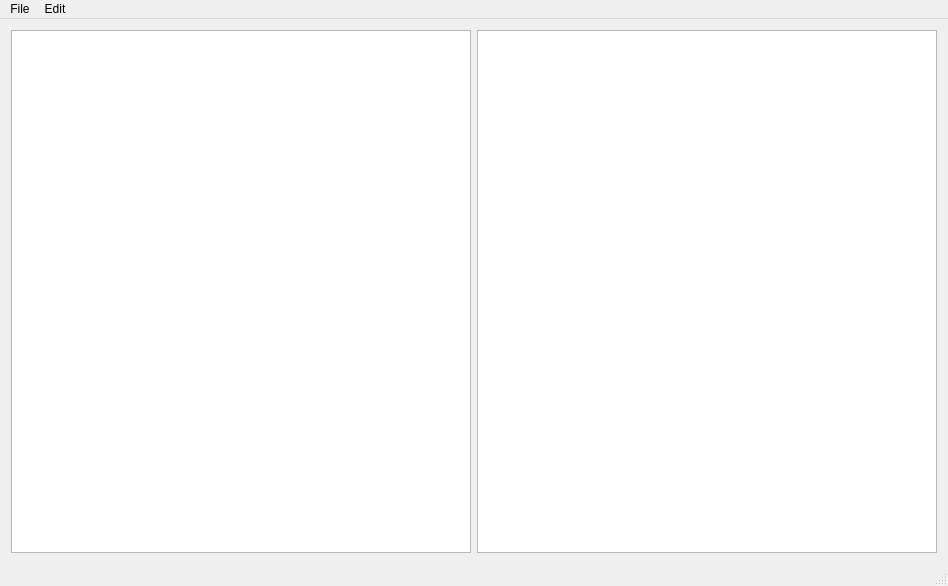
<?xml version="1.0" encoding="UTF-8"?>
<ui version="4.0">
 <class>MainWindow</class>
 <widget class="QMainWindow" name="MainWindow">
  <property name="geometry">
   <rect>
    <x>0</x>
    <y>0</y>
    <width>948</width>
    <height>586</height>
   </rect>
  </property>
  <property name="windowTitle">
   <string>Ison Notation v1.0</string>
  </property>
  <widget class="QWidget" name="centralWidget">
   <layout class="QHBoxLayout" name="horizontalLayout">
    <item>
     <layout class="QGridLayout" name="gridLayout">
      <property name="sizeConstraint">
       <enum>QLayout::SetNoConstraint</enum>
      </property>
      <item row="0" column="0">
       <widget class="QTextEdit" name="textEdit">
        <property name="font">
         <font>
          <pointsize>12</pointsize>
         </font>
        </property>
       </widget>
      </item>
      <item row="0" column="1">
       <widget class="QTextBrowser" name="textBrowser"/>
      </item>
     </layout>
    </item>
   </layout>
  </widget>
  <widget class="QMenuBar" name="menuBar">
   <property name="geometry">
    <rect>
     <x>0</x>
     <y>0</y>
     <width>948</width>
     <height>26</height>
    </rect>
   </property>
   <widget class="QMenu" name="menuIson_Notation">
    <property name="title">
     <string>File</string>
    </property>
    <widget class="QMenu" name="menuExport">
     <property name="title">
      <string>Export</string>
     </property>
     <addaction name="actionMIDI"/>
     <addaction name="actionODF"/>
     <addaction name="actionPDF"/>
    </widget>
    <addaction name="actionNew"/>
    <addaction name="actionOpen"/>
    <addaction name="actionClose"/>
    <addaction name="actionSave"/>
    <addaction name="actionSave_As"/>
    <addaction name="separator"/>
    <addaction name="menuExport"/>
    <addaction name="separator"/>
    <addaction name="actionExit"/>
   </widget>
   <widget class="QMenu" name="menuEdit">
    <property name="title">
     <string>Edit</string>
    </property>
    <addaction name="actionUndo"/>
    <addaction name="actionRedo"/>
   </widget>
   <addaction name="menuIson_Notation"/>
   <addaction name="menuEdit"/>
  </widget>
  <widget class="QStatusBar" name="statusBar"/>
  <action name="actionNew">
   <property name="text">
    <string>New</string>
   </property>
   <property name="shortcut">
    <string>Ctrl+N</string>
   </property>
  </action>
  <action name="actionOpen">
   <property name="text">
    <string>Open</string>
   </property>
   <property name="shortcut">
    <string>Ctrl+O</string>
   </property>
  </action>
  <action name="actionClose">
   <property name="text">
    <string>Close</string>
   </property>
   <property name="shortcut">
    <string>Ctrl+X</string>
   </property>
  </action>
  <action name="actionExit">
   <property name="text">
    <string>Exit</string>
   </property>
   <property name="shortcut">
    <string>Ctrl+Q</string>
   </property>
  </action>
  <action name="actionSave">
   <property name="text">
    <string>Save</string>
   </property>
   <property name="shortcut">
    <string>Ctrl+S</string>
   </property>
  </action>
  <action name="actionSave_As">
   <property name="text">
    <string>Save As...</string>
   </property>
   <property name="shortcut">
    <string>Ctrl+Shift+S</string>
   </property>
  </action>
  <action name="actionUndo">
   <property name="text">
    <string>Undo</string>
   </property>
   <property name="shortcut">
    <string>Ctrl+Z</string>
   </property>
  </action>
  <action name="actionRedo">
   <property name="text">
    <string>Redo</string>
   </property>
   <property name="shortcut">
    <string>Ctrl+Shift+Z</string>
   </property>
  </action>
  <action name="actionODF">
   <property name="text">
    <string>ODF</string>
   </property>
  </action>
  <action name="actionPDF">
   <property name="text">
    <string>PDF</string>
   </property>
  </action>
  <action name="actionMIDI">
   <property name="text">
    <string>MIDI</string>
   </property>
  </action>
 </widget>
 <layoutdefault spacing="6" margin="11"/>
 <resources/>
 <connections/>
</ui>
